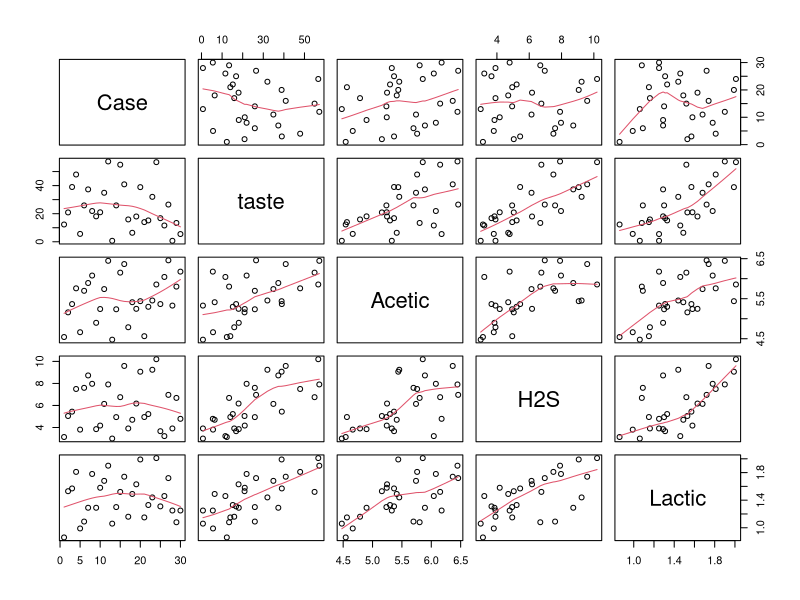

Generate this figure with R:
## ---- chunk 1
## set working directory
require("knitr")
## ---- chunk 2
# Code here
ost=read.table('cheese.txt', header = TRUE, sep = "")
fit1=lm(taste~Case,data=ost)
fit2=lm(taste~Acetic, data = ost)
fit3=lm(taste~H2S, data = ost)
fit4=lm(taste~Lactic, data = ost)
## ---- chunk 3
# Code here
#pairs(ost)
pairs(ost, panel=panel.smooth)
cor(ost)
## ---- chunk 4
# Code here
fit=lm(taste~.,data = ost)
summary(fit)
## ---- chunk 5
#Code here
anova(fit,fit1,fit2,fit3,fit4)
## ---- chunk 6
# Code here
## ---- chunk 7

# Code here
